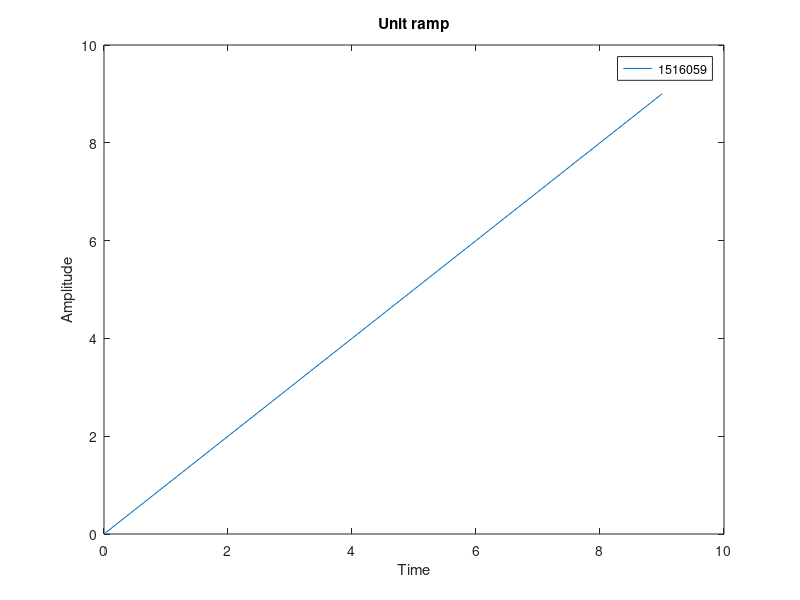
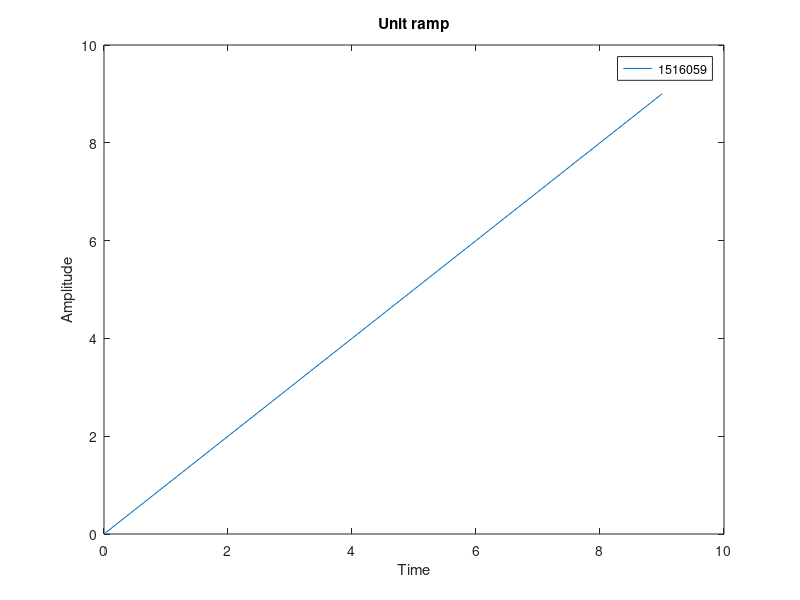

MATLAB code for these plots, in order:
clc;
close all;
clear all;
N=10;
%u=ones(1,N);
n=0:N-1;
r=n;
stem(n,r)
plot(n,r)
xlabel('Time')
ylabel('Amplitude')
title('Unit ramp')
legend('1516059')
figure
plot(n,r)
xlabel('Time')
ylabel('Amplitude')
title('Unit ramp')
legend('1516059')
%hold on
